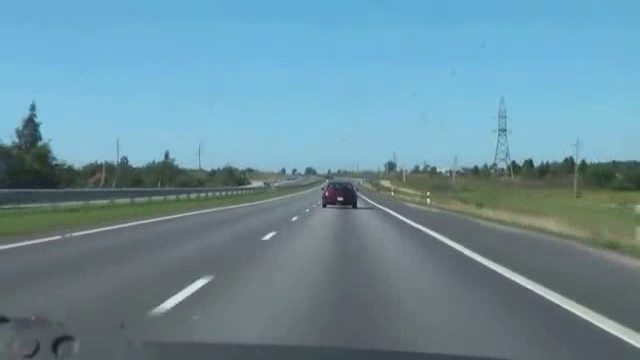
//> input picture frame 42 of video.mp4, 640 x 360 px
$ ./源   (built with g++ and OpenCV 4)
//> lines starting //> are read from the running program, lines starting //| are printed output that depends on the picture; after the words box and inside, x2 and y2 are one past the last pixel; in counts of white or black regions, pixels touching at a corner belong together
#include <cv.h>
#include <highgui.h>
#include <string>
#include <iostream>
#include <algorithm>
#include <iterator>
#include <opencv2/core/core.hpp>
#include <opencv2/highgui/highgui.hpp>
#include <opencv2/imgproc/imgproc.hpp>
#include <iostream>


#include <stdio.h>
#include <string.h>
#include <ctype.h>

using namespace cv;
using namespace std;

void help()
{
	printf(
		"\nDemonstrate the use of the HoG descriptor using\n"
		"  HOGDescriptor::hog.setSVMDetector(HOGDescriptor::getDefaultPeopleDetector());\n"
		"Usage:\n"
		"./peopledetect (<image_filename> | <image_list>.txt)\n\n");
}

int AAAA = 0;
int main()
{
	Mat img;
	FILE* f = 0;
	char _filename[1024];

	//打开视频文件：其实就是建立一个VideoCapture结构
	VideoCapture capture("C:\\Users\\Administrator\\Desktop\\detector\\demo\\demo\\video.mp4");

	//检测是否正常打开:成功打开时，isOpened返回ture
	if (!capture.isOpened())
		cout << "fail to open!" << endl;
	//获取整个帧数
	long totalFrameNumber = capture.get(CV_CAP_PROP_FRAME_COUNT);
	cout << "整个视频共" << totalFrameNumber << "帧" << endl;

	//设置开始帧()
	long frameToStart = 310;
	capture.set(CV_CAP_PROP_POS_FRAMES, frameToStart);
	cout << "从第" << frameToStart << "帧开始读" << endl;


	//设置结束帧
	int frameToStop = totalFrameNumber;

	if (frameToStop < frameToStart)
	{
		cout << "结束帧小于开始帧，程序错误，即将退出！" << endl;
		return -1;
	}
	else
	{
		cout << "结束帧为：第" << frameToStop << "帧" << endl;
	}

	//获取帧率
	double rate = capture.get(CV_CAP_PROP_FPS);
	cout << "帧率为:" << rate << endl;

	//定义一个用来控制读取视频循环结束的变量
	bool stop = false;
	//承载每一帧的图像
	Mat frame;
	//显示每一帧的窗口
	// namedWindow("Extracted frame");
	//两帧间的间隔时间:
	//int delay = 1000/rate;
	int delay = 1000 / rate;


	//利用while循环读取帧
	//currentFrame是在循环体中控制读取到指定的帧后循环结束的变量
	long currentFrame = frameToStart;


	//滤波器的核
	int kernel_size = 3;
	Mat kernel = Mat::ones(kernel_size, kernel_size, CV_32F) / (float)(kernel_size*kernel_size);


	// hog行人检测
	HOGDescriptor hog;
	hog.setSVMDetector(HOGDescriptor::getDefaultPeopleDetector());//得到检测器


	Mat Final_display_mat;


	while (!stop)
	{
		//读取下一帧
		if (!capture.read(frame))
		{
			cout << "读取视频失败" << endl;
			return -1;
		}
//> frame is the input picture: 360 rows x 640 cols, CV_8UC3; mean B, G, R 156.2, 142.5, 107

	    // 最终显示图片的初始化
		Final_display_mat = frame;
		/*********************************************************************/
		/****   行人检测处理程序   *****/
		Mat input_xingren;
		Mat input_luzhangxian;

		input_luzhangxian = frame;

		//取部分帧
		input_xingren = frame;

		int width = input_xingren.size().width;
//> width = 640
		int height = input_xingren.size().height;
//> height = 360
		Range R1;
		R1.start = width / 2;  // 320
//> R1.start = 320
		R1.end = width;      // 640
//> R1.end = 640
		Mat mask = Mat::Mat(input_xingren, Range::all(), R1);
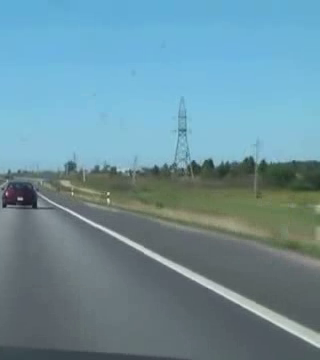
//> mask: 360 rows x 320 cols, CV_8UC3; mean B, G, R 156.8, 144.3, 108.6
		imshow("mask", mask);

		vector<Rect> found, found_filtered;
		double t = (double)getTickCount();

		/****   路沿边线检测处理程序   *****/

		Mat CannyImg;
		Canny(input_luzhangxian, CannyImg, 140, 250, 3);
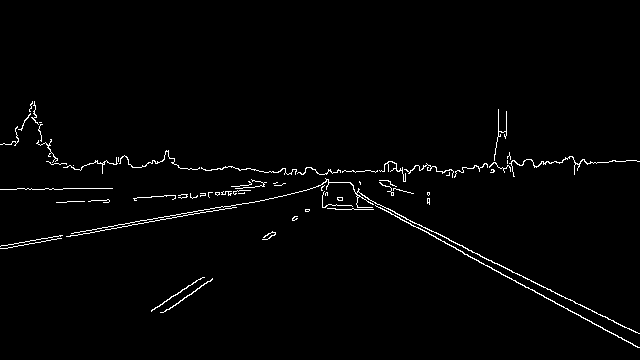
//> CannyImg: 360 rows x 640 cols, CV_8UC1; 1.6% white in thin lines or dots, all inside (x1, y1, x2, y2) = (0, 101, 640, 348)

		Mat DstImg;
		//cvtColor(frame, DstImg, CV_GRAY2BGR);

		vector<Vec4i> Lines;
		HoughLinesP(CannyImg, Lines, 1, CV_PI / 360, 170, 30, 15);
//> Lines = 4 lines (x1, y1, x2, y2): [357, 195, 637, 347], [355, 193, 635, 332], [0, 246, 290, 194], [4, 248, 268, 199]
		for (size_t i = 0; i < Lines.size(); i++)
		{
			//line(input_luzhangxian, Point(Lines[i][0], Lines[i][1]), Point(Lines[i][2], Lines[i][3]), Scalar(0, 0, 255), 2, 8);
			line(Final_display_mat, Point(Lines[i][0], Lines[i][1]), Point(Lines[i][2], Lines[i][3]), Scalar(0, 0, 255), 2, 8);
		}
//> this loop made 4 passes
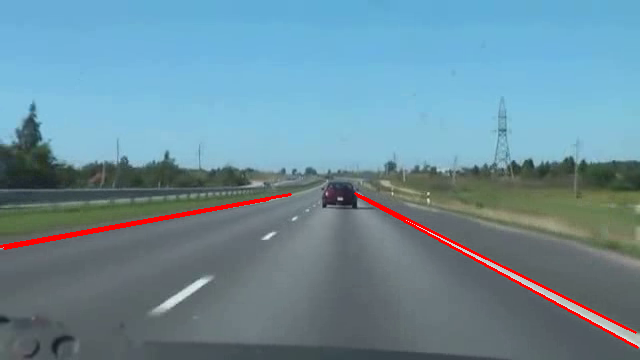
//> Final_display_mat: 360 rows x 640 cols, CV_8UC3; 1.31% of pixels changed, all inside (x1, y1, x2, y2) = (0, 192, 639, 349)


		// run the detector with default parameters. to get a higher hit-rate
		// (and more false alarms, respectively), decrease the hitThreshold and
		// groupThreshold (set groupThreshold to 0 to turn off the grouping completely).

		//Mat roi(input_xingren, Rect(input_xingren.cols - 100, 0, input_xingren.cols, input_xingren.rows));

		if (AAAA++%1 == 0)
		{
			hog.detectMultiScale(mask, found, 0, Size(8, 8), Size(32, 32), 1.05, 2);
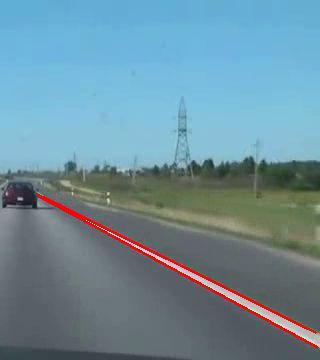
//> mask: 360 rows x 320 cols, CV_8UC3; 1.43% of pixels changed, all inside (x1, y1, x2, y2) = (34, 192, 319, 349)
//> found = empty
			t = (double)getTickCount() - t;
			printf("tdetection time = %gms\n", t*1000. / cv::getTickFrequency());
			size_t i, j;
			for (i = 0; i < found.size(); i++)
			{
				Rect r = found[i];
				for (j = 0; j < found.size(); j++)
					if (j != i && (r & found[j]) == r)
						break;
				if (j == found.size())
					found_filtered.push_back(r);
			}
//> this loop made 0 passes
			for (i = 0; i < found_filtered.size(); i++)
			{
				Rect r = found_filtered[i];
				// the HOG detector returns slightly larger rectangles than the real objects.
				// so we slightly shrink the rectangles to get a nicer output.
				r.x += cvRound(r.width*0.1);
				r.width = cvRound(r.width*0.6);
				r.y += cvRound(r.height*0.07);
				r.height = cvRound(r.height*0.8);

				Rect rxxx = found_filtered[i];
				// the HOG detector returns slightly larger rectangles than the real objects.
				// so we slightly shrink the rectangles to get a nicer output.
				rxxx.x += cvRound(rxxx.width*0.1);
				rxxx.width = cvRound(rxxx.width*0.6);
				rxxx.y += cvRound(rxxx.height*0.055);
				rxxx.height = cvRound(rxxx.height*0.8);


				r.x += width / 2;
				rxxx.x +=( width / 2 + 53);

				//rectangle(input_xingren, r.tl(), r.br(), cv::Scalar(0, 255, 0), 3);
				rectangle(Final_display_mat, r.tl(), r.br(), cv::Scalar(0, 255, 0), 3);
				if (currentFrame == 344)  	rectangle(Final_display_mat, rxxx.tl(), rxxx.br(), cv::Scalar(0, 255, 0), 3);
			}
		}

		/**********************************************************************/

		//这里加滤波程序
		imshow("Canny", CannyImg);
		//filter2D(frame, frame, -1, kernel);

		imshow("output", Final_display_mat);
		cout << "正在读取第" << currentFrame << "帧" << endl;


		//waitKey(int delay=0)当delay ≤ 0时会永远等待；当delay>0时会等待delay毫秒
		//当时间结束前没有按键按下时，返回值为-1；否则返回按键


		// FPS
		int c = waitKey(1);
//> the 'q' key is pressed
		//按下ESC或者到达指定的结束帧后退出读取视频
		if ((char)c == 27 || currentFrame > frameToStop)
		{
			stop = true;
		}
		//按下按键后会停留在当前帧，等待下一次按键
		if (c >= 0)
		{
			waitKey(0);
		}
		currentFrame++;

	}
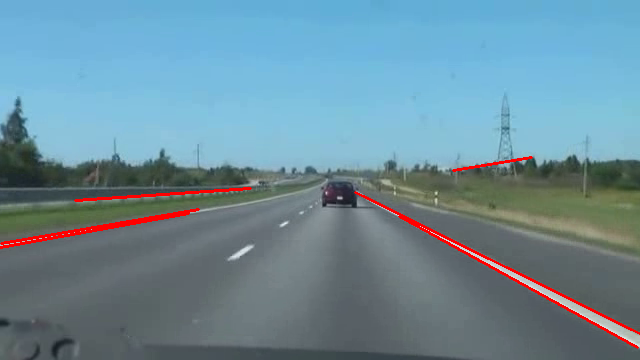
//> frame: 360 rows x 640 cols, CV_8UC3; mean B, G, R 153.9, 140.5, 109.2
	//关闭视频文件
	capture.release();
	waitKey(0);
	return 0;
	// [107 lines of commented-out code are left out]
}

$ run again, starting later in the video
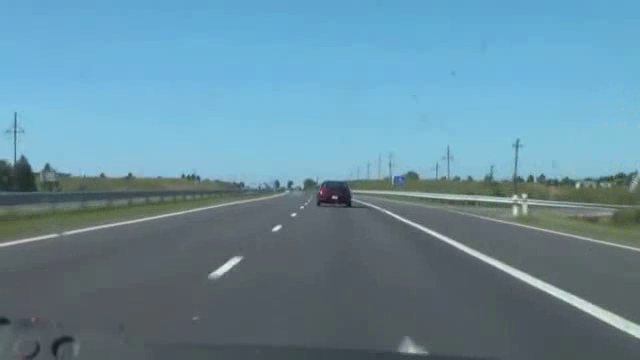
//> input picture frame 189 of video.mp4, 640 x 360 px
//> frame is the input picture: 360 rows x 640 cols, CV_8UC3; mean B, G, R 157.5, 140.6, 103
//> `Canny(input_luzhangxian, CannyImg, 140, 250, 3);`:
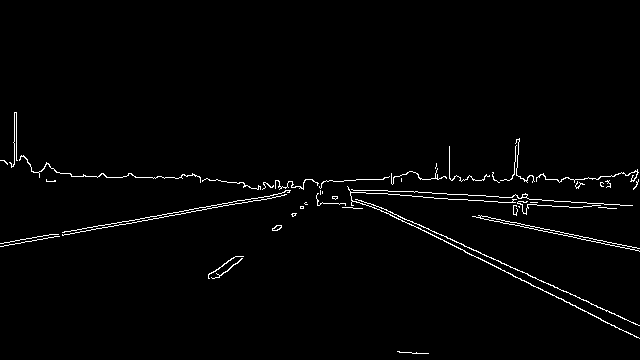
//> CannyImg: 360 rows x 640 cols, CV_8UC1; 1.7% white in thin lines or dots, all inside (x1, y1, x2, y2) = (0, 112, 640, 354)
//> Lines = 6 lines (x1, y1, x2, y2): [0, 243, 321, 186], [373, 204, 639, 325], [350, 194, 639, 338], [404, 191, 619, 204], [350, 191, 582, 207], [4, 245, 284, 195]
//> the loop `for (size_t i = 0; i < Lines.size(); i++)` made 6 passes
//> found = empty
//> after the loop `while (!stop)`:
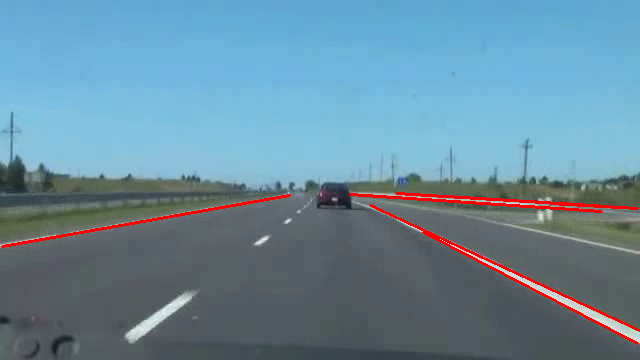
//> frame: 360 rows x 640 cols, CV_8UC3; mean B, G, R 156, 138.9, 105.4

$ run again, starting later in the video
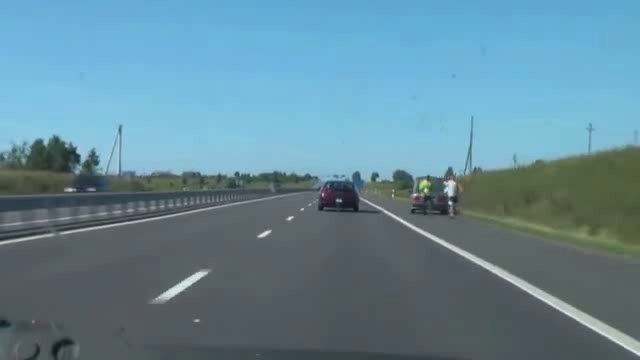
//> input picture frame 336 of video.mp4, 640 x 360 px
//> frame is the input picture: 360 rows x 640 cols, CV_8UC3; mean B, G, R 151.8, 136.5, 100.7
//> `Canny(input_luzhangxian, CannyImg, 140, 250, 3);`:
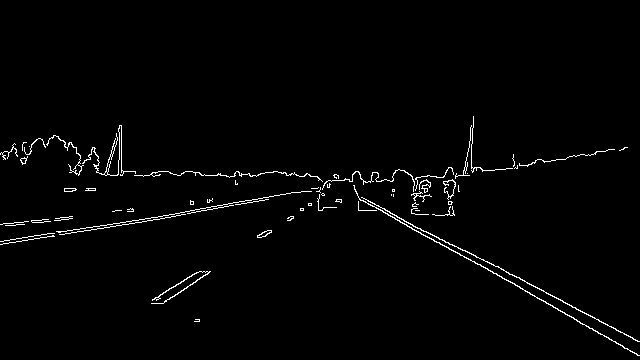
//> CannyImg: 360 rows x 640 cols, CV_8UC1; 1.6% white in thin lines or dots, all inside (x1, y1, x2, y2) = (0, 116, 640, 356)
//> Lines = 5 lines (x1, y1, x2, y2): [459, 253, 637, 355], [79, 229, 294, 192], [357, 195, 403, 219], [2, 244, 223, 207], [506, 272, 615, 328]
//> the loop `for (size_t i = 0; i < Lines.size(); i++)` made 5 passes
//> found = empty
//> after the loop `while (!stop)`:
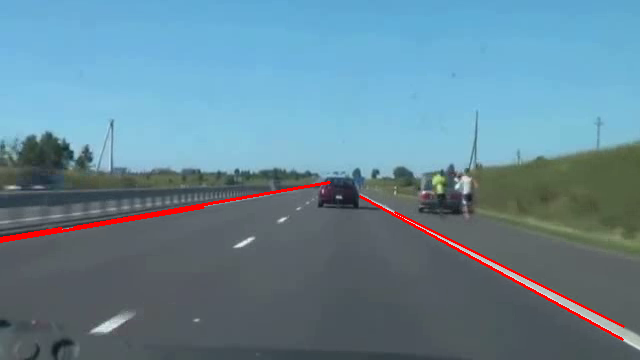
//> frame: 360 rows x 640 cols, CV_8UC3; mean B, G, R 149.2, 134, 102
